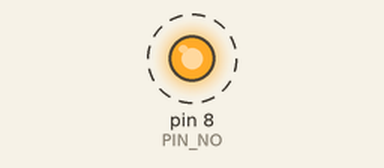
Bench run of a sketch on a simulated Arduino Uno, built with avr-gcc and run on an emulated ATmega328P. On the bench: output pins drawn as LEDs (lit = HIGH). Dashed ring = blinking.

Above: at 0.2 s.
Timing chart, 0 to 3.0 s (numbered marks = the images above):
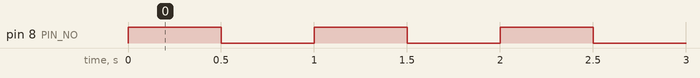

Measured:
- by itself, pin 8 (PIN_NO): alternates HIGH for 0.50 s and LOW for 0.50 s

The sketch:

LED_BLINK.ino
```cpp
#define PIN_NO 8

void setup() {
  pinMode(PIN_NO, OUTPUT);
}

void loop() {
  digitalWrite(PIN_NO, HIGH);
  delay(500);
  digitalWrite(PIN_NO, LOW);
  delay(500);
}
 
```
